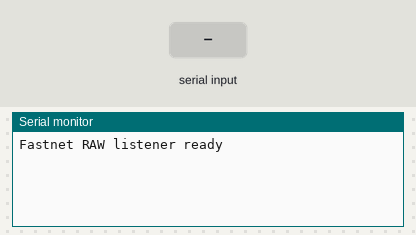
A sketch run on a simulated Arduino Uno, built with avr-gcc and run on an emulated ATmega328P. On the bench: the last lines printed to the serial monitor. The test bench sets the inputs (shaded band).

Above: at 1.2 s.
1.3 s: "1" received over the second serial link
At 1.8 s:
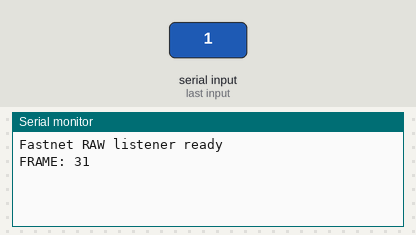
2.8 s: "0" received over the second serial link
At 4.0 s:
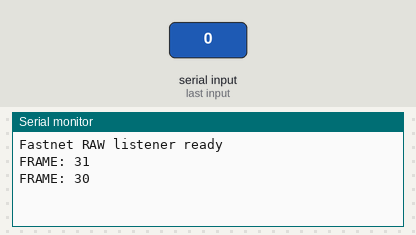
4.3 s: "2" received over the second serial link
At 5.3 s:
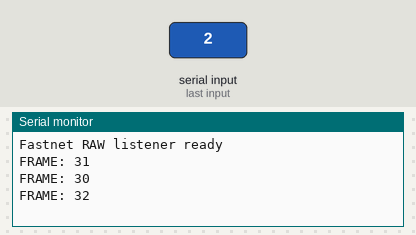

Measured:
- after the input at 1.3 s, the serial monitor: prints a new line at once (image 1)
- after the input at 2.8 s, the serial monitor: prints a new line at once (image 2)
- after the input at 4.3 s, the serial monitor: prints a new line at once (image 3)

The sketch:

quad_sniffer.ino
```cpp
#include <SoftwareSerial.h>

#define BUS_RX   2
#define BUS_BAUD 11000     // known working speed

SoftwareSerial bus(BUS_RX, -1);

// packet buffer
#define MAX_FRAME 128

uint8_t frame[MAX_FRAME];
uint8_t frame_pos = 0;

unsigned long lastByteTime = 0;
const uint16_t FRAME_TIMEOUT = 8;   // ms gap = end of frame

// -------------------------------------------------

void printFrame()
{
  if (frame_pos == 0) return;

  Serial.print("FRAME: ");

  for (uint8_t i = 0; i < frame_pos; i++)
  {
    if (frame[i] < 16) Serial.print('0');
    Serial.print(frame[i], HEX);
    Serial.print(' ');
  }

  Serial.print("\r\n");   // proper line ending
}

// -------------------------------------------------

void setup()
{
  Serial.begin(115200);
  bus.begin(BUS_BAUD);

  Serial.println("Fastnet RAW listener ready");
}

// -------------------------------------------------

void loop()
{
  while (bus.available())
  {
    uint8_t c = bus.read();
    lastByteTime = millis();

    // New frame starts at 0xFF
    if (c == 0xFF && frame_pos > 0)
    {
      printFrame();
      frame_pos = 0;
    }

    if (frame_pos < MAX_FRAME)
      frame[frame_pos++] = c;
  }

  // timeout = end of frame
  if (frame_pos > 0 && (millis() - lastByteTime) > FRAME_TIMEOUT)
  {
    printFrame();
    frame_pos = 0;
  }
}
```
